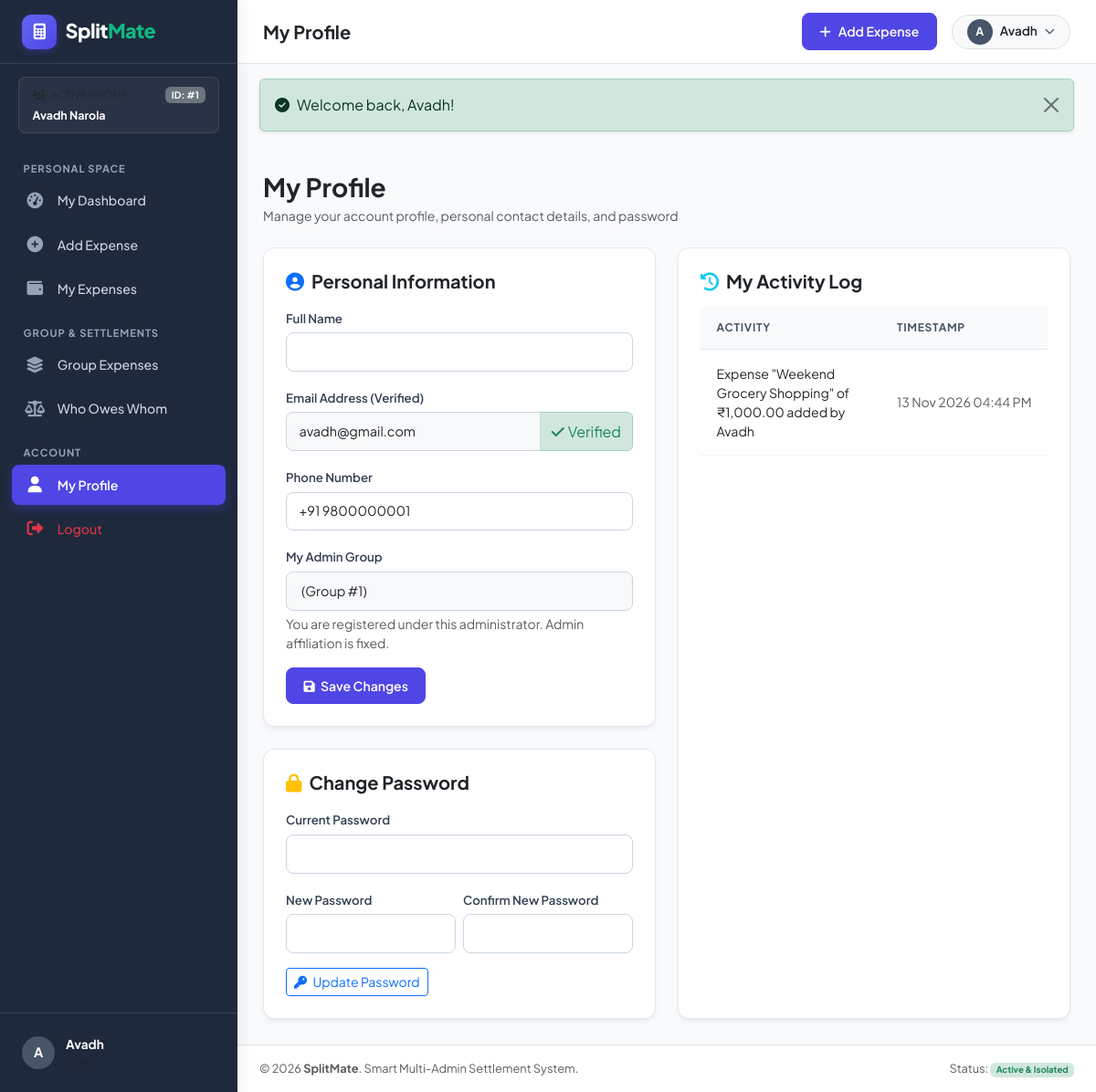
Screenshot of /user/profile.php (signed in) with the database file from the repository.
### tables this page shows
CREATE TABLE `users` (
    `user_id` INT AUTO_INCREMENT PRIMARY KEY,
    `admin_id` INT NOT NULL,
    `full_name` VARCHAR(100) NOT NULL,
    `email` VARCHAR(150) NOT NULL UNIQUE,
    `phone` VARCHAR(20) NOT NULL,
    `password` VARCHAR(255) NOT NULL,
    `status` ENUM('active', 'inactive') DEFAULT 'active',
    `email_verified` TINYINT(1) DEFAULT 0,
    `created_at` TIMESTAMP DEFAULT CURRENT_TIMESTAMP,
    `updated_at` TIMESTAMP DEFAULT CURRENT_TIMESTAMP ON UPDATE CURRENT_TIMESTAMP,
    CONSTRAINT `fk_users_admin` FOREIGN KEY (`admin_id`) REFERENCES `admins` (`admin_id`) ON DELETE CASCADE
);

CREATE TABLE `activity_logs` (
    `log_id` INT AUTO_INCREMENT PRIMARY KEY,
    `admin_id` INT NOT NULL,
    `user_id` INT NULL,
    `activity` TEXT NOT NULL,
    `ip_address` VARCHAR(45) NULL,
    `created_at` TIMESTAMP DEFAULT CURRENT_TIMESTAMP,
    INDEX `idx_log_admin` (`admin_id`),
    INDEX `idx_log_user` (`user_id`)
);

### user/profile.php (the view, shortened to what the rows shown need)
<?php
require_once __DIR__ . '/../includes/auth.php';
$userId  = current_user_id();
$pdo = db();
$stmt = $pdo->prepare("SELECT u.*, a.full_name as admin_name FROM users u JOIN admins a ON u.admin_id = a.admin_id WHERE u.user_id = ?");
$stmt->execute([$userId]);
$logStmt = $pdo->prepare("SELECT * FROM activity_logs WHERE user_id = ? ORDER BY created_at DESC LIMIT 10");
$logStmt->execute([$userId]);
$recentLogs = $logStmt->fetchAll();
require_once __DIR__ . '/../includes/header.php';
?>
<div class="row g-4">
    <div class="col-lg-6">
        <div class="sm-card p-4 mb-4">
            <form method="POST" action="">
                <div class="mb-3">
                    <div class="input-group">
                        <input type="email" class="form-control bg-light" value="<?= e($user['email']) ?>" readonly>
                        <span class="input-group-text bg-success-subtle text-success border-success-subtle">
                            <i class="fa-solid fa-check me-1"></i> Verified
                        </span>
                    </div>
                </div>
                <div class="mb-3">
                    <label class="form-label">Phone Number</label>
                    <input type="tel" class="form-control" name="phone" value="<?= e($user['phone']) ?>" required>
                </div>
                <div class="mb-3">
                    <label class="form-label">My Admin Group</label>
                    <input type="text" class="form-control bg-light" value="<?= e($user['admin_name']) ?> (Group #<?= (int)$user['admin_id'] ?>)" readonly>
                    <div class="form-text small text-muted">You are registered under this administrator. Admin affiliation is fixed.</div>
                </div>
            </form>
        </div>
    </div>
    <div class="col-lg-6">
        <div class="sm-card p-4 h-100">
            <div class="table-responsive">
                <table class="table table-sm table-custom">
                    <thead>
                        <tr>
                            <th>Activity</th>
                            <th>Timestamp</th>
                        </tr>
                    </thead>
                    <tbody>
                        <?php if (empty($recentLogs)): ?>
                            <tr><td colspan="2" class="text-center py-4 text-muted">No personal activities logged yet.</td></tr>
                        <?php else: ?>
                            <?php foreach ($recentLogs as $log): ?>
                                <tr>
                                    <td class="small text-dark"><?= e($log['activity']) ?></td>
                                    <td class="small text-muted text-nowrap"><?= format_date($log['created_at']) ?> <?= format_time($log['created_at']) ?></td>
                                </tr>
                            <?php endforeach; ?>
                        <?php endif; ?>
                    </tbody>
                </table>
            </div>
        </div>
    </div>
</div>
<?php
require_once __DIR__ . '/../includes/footer.php';
?>

### includes/header.php (shortened to what the rows shown need)
<?php
require_once __DIR__ . '/auth.php';
$currentUser = current_user();
?>
<!DOCTYPE html>
<html lang="en">
<head>
    <link href="https://cdn.jsdelivr.net/npm/bootstrap@5.3.3/dist/css/bootstrap.min.css" rel="stylesheet">
    <link rel="stylesheet" href="https://cdnjs.cloudflare.com/ajax/libs/font-awesome/6.5.1/css/all.min.css">
    <link rel="stylesheet" href="<?= base_url('assets/css/style.css') ?>">
</head>
<body>
<div class="app-wrapper">
    <?php require_once __DIR__ . '/sidebar.php'; ?>
    <div class="app-main">
        <header class="app-topbar">
            <div class="d-flex align-items-center gap-3">
                <div class="dropdown">
                    <button class="btn btn-light btn-sm d-flex align-items-center gap-2 rounded-pill px-3 py-1 border" type="button" data-bs-toggle="dropdown" aria-expanded="false">
                        <div class="user-avatar-sm" style="width: 28px; height: 28px; font-size: 0.78rem;">
                            <?= strtoupper(substr($currentUser['name'] ?? 'U', 0, 1)) ?>
                        </div>
                        <span class="d-none d-sm-inline fw-semibold text-dark" style="font-size: 0.85rem;">
                            <?= e($currentUser['name'] ?? 'Account') ?>
                        </span>
                        <i class="fa-solid fa-chevron-down text-muted" style="font-size: 0.7rem;"></i>
                    </button>
                </div>
            </div>
        </header>
        <main class="app-content">

### includes/sidebar.php (shortened to what the rows shown need)
<?php
$role = current_role();
$user = current_user();
$adminId = current_admin_id();
$adminName = 'Admin Group';
if ($adminId > 0) {
    $stmt = db()->prepare("SELECT full_name FROM admins WHERE admin_id = ?");
    $stmt->execute([$adminId]);
    $adminRow = $stmt->fetch();
    if ($adminRow) {
        $adminName = $adminRow['full_name'];
    }
}
?>
<aside class="app-sidebar" id="appSidebar">
    <div class="sidebar-admin-badge">
        <div class="d-flex align-items-center justify-content-between text-muted mb-1" style="font-size: 0.72rem;">
            <span><i class="fa-solid fa-users-gear me-1"></i> ACTIVE GROUP</span>
            <span class="badge bg-secondary" style="font-size: 0.65rem;">ID: #<?= $adminId ?></span>
        </div>
        <div class="fw-bold text-white text-truncate" title="<?= e($adminName) ?>">
            <?= e($adminName) ?>
        </div>
    </div>
    <div class="sidebar-footer">
        <div class="user-profile-badge">
            <div class="user-avatar-sm">
                <?= strtoupper(substr($user['name'] ?? 'U', 0, 1)) ?>
            </div>
            <div class="overflow-hidden">
                <div class="fw-bold text-white text-truncate" style="font-size: 0.85rem;"><?= e($user['name'] ?? 'User') ?></div>
                <div class="text-muted text-capitalize" style="font-size: 0.75rem;"><?= e($role) ?></div>
            </div>
        </div>
    </div>
</aside>

### rows the page displays
users: full_name "A", full_name "Avadh", email "avadh@gmail.com", phone "+91 9800000001", admin "(Group #1)"
activity_logs: activity "Expense \"Weekend Grocery Shopping\" of ₹1,000.00 added by Avadh", created_at "13 Nov 2026", created_at "04:44 PM"

### other values shown
$adminId "1"
$adminName "Avadh Narola"
$pageTitle "My Profile"
$flash['message'] "Welcome back, Avadh!"
